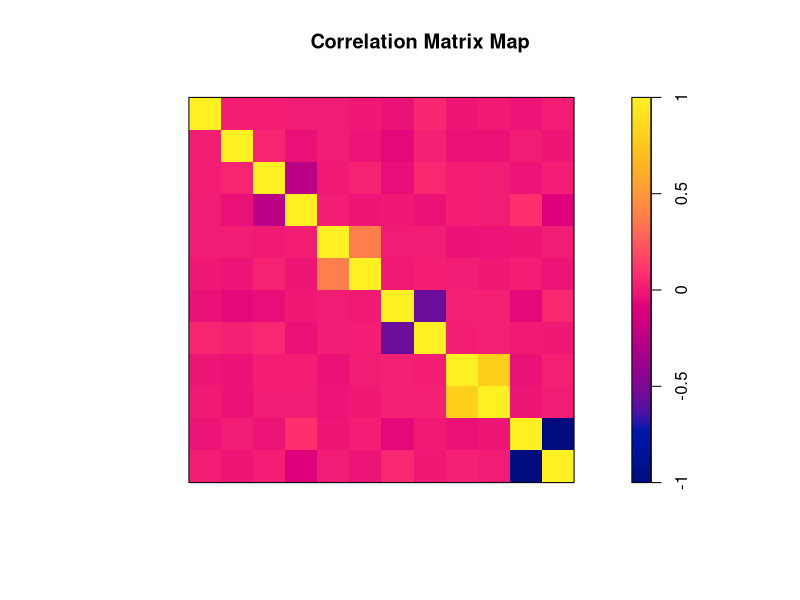
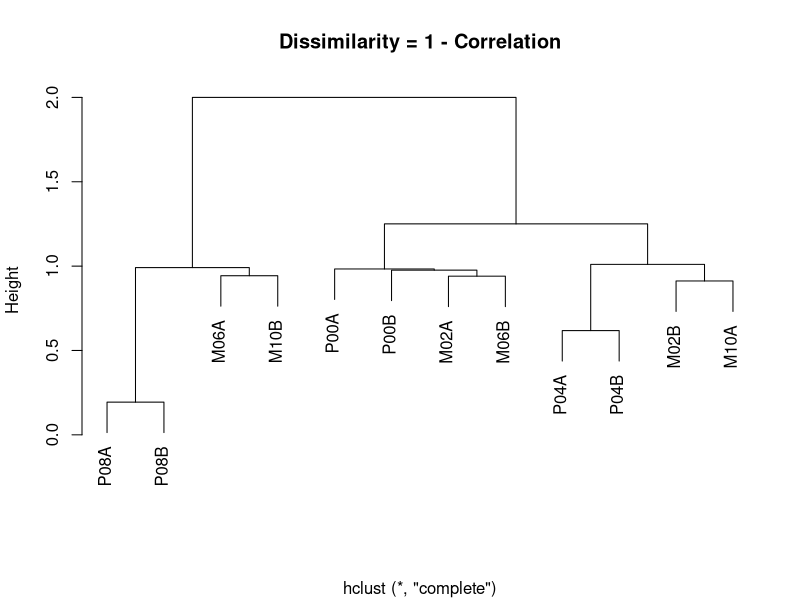
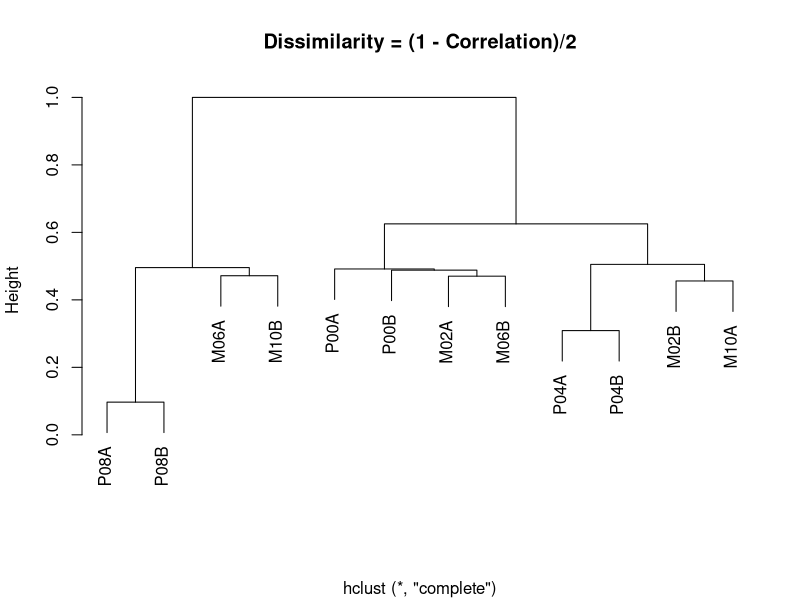
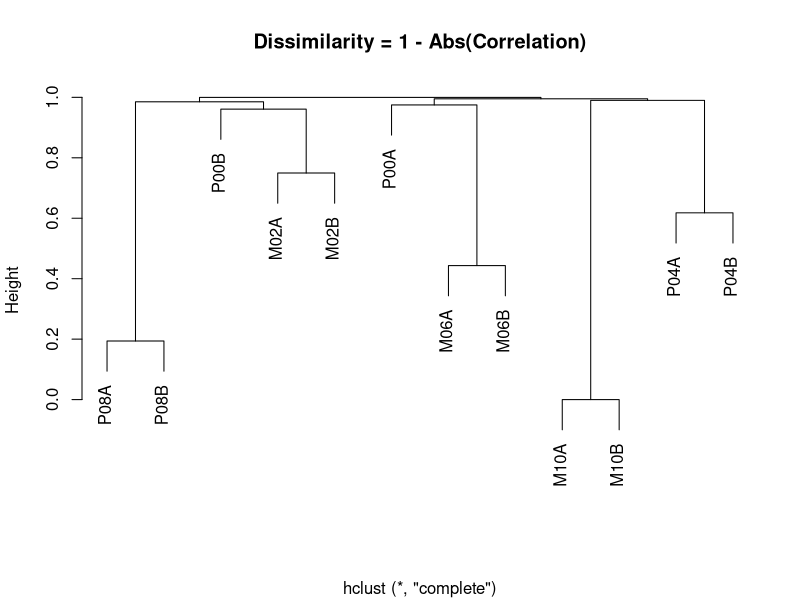
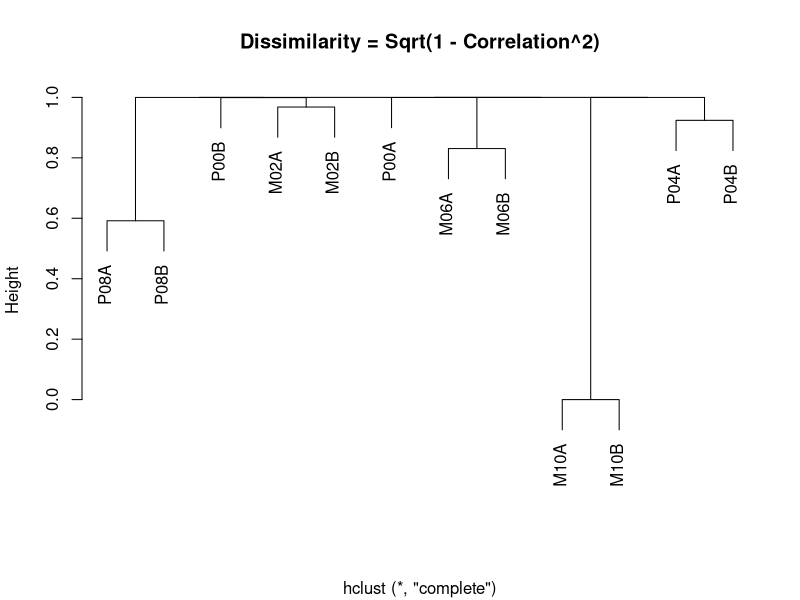
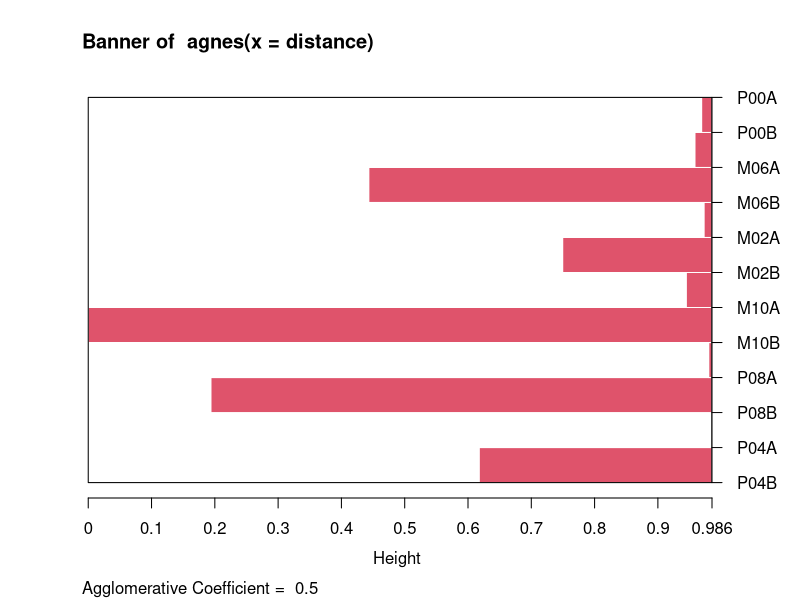
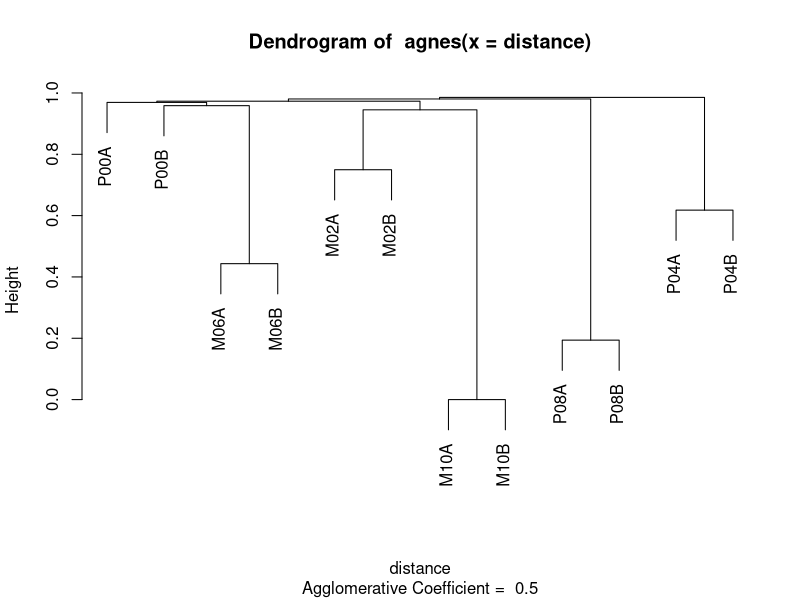
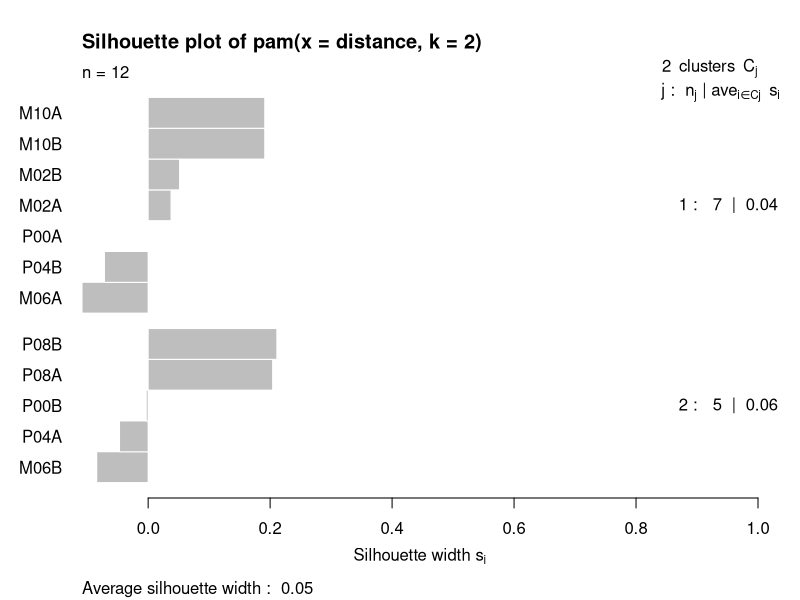

Source code (R) for these figures, in order:
# efg, Stowers Institute for Medical Research
# 29 Dec 2005
#http://research.stowers.org/mcm/efg/R/Visualization/cor-cluster/index.htm
# Explore creating hierarchical clusters using data with "known"
# correlation values.

library(mvtnorm)

# Based on R-News posting by Robin Hankin, 16 Dec 2005
# http://tolstoy.newcastle.edu.au/R/help/05/12/17693.html
CorrelatedXY <- function(N, mean1,mean2, variance1,variance2, correlation)
{
  corvar <- correlation * sqrt(variance1*variance2)
  rmvnorm(n=N,mean=c(mean1,mean2),
          sigma=matrix(c(variance1, corvar,
                         corvar,    variance2), 2,2))
}


N <- 1000
mean1 <- 2
mean2 <- 5
variance1 <- 1
variance2 <- 2

set.seed(17)

Raw <- CorrelatedXY(N, mean1, mean2, variance1, variance2, 0.0)
for (i in 1:5)
{
  Raw <- cbind(Raw, CorrelatedXY(N, mean1, mean2, variance1, variance2,
                                 (-1)^i * 0.2*i) )
  
}
colnames(Raw) <- paste(rep(c("P", "P", "M", "M"), 3),
                       sprintf("%2.2d", c(0,0,2,2,4,4,6,6,8,8,10,10)),
                       rep( c("A", "B"), 6), sep="")


# Look at correlation matrix
round( cor(Raw), 4)

corRaw <- cor(Raw)

library(spatstat)  # "im" function
plot(im(corRaw[nrow(corRaw):1,]), main="Correlation Matrix Map")


## Use correlations between variables as "distance"

dissimilarity <- 1 - cor(Raw)
distance <- as.dist(dissimilarity)
round(distance, 4)
plot(hclust(distance), main="Dissimilarity = 1 - Correlation", xlab="")

# only changes scaling
distance <- as.dist( (1 - cor(Raw))/2 )
round(distance, 4)
plot( hclust(distance), main="Dissimilarity = (1 - Correlation)/2", xlab="")

dissimilarity <- 1 - abs(cor(Raw))
distance <- as.dist(dissimilarity)
round(distance, 4)
plot(hclust(distance), main="Dissimilarity = 1 - Abs(Correlation)", xlab="")

dissimilarity <- sqrt(1 - cor(Raw)^2)
distance <- as.dist(dissimilarity)
round(distance, 4)
plot(hclust(distance), main="Dissimilarity = Sqrt(1 - Correlation^2)", xlab="")


# Go back to "best" distance metric
dissimilarity <- 1 - abs(cor(Raw))
distance <- as.dist(dissimilarity)


library(cluster)
plot(agnes(distance))

plot( pam(distance, 2))
plot( pam(distance, 6))


library(Hmisc)

plot( varclus(Raw, similarity="spearman") )
plot( varclus(Raw, similarity="pearson") )


library(pvclust)

cluster.bootstrap <- pvclust(Raw, nboot=1000, method.dist="abscor")
plot(cluster.bootstrap)
pvrect(cluster.bootstrap)

# Default "correlation" methods does not work well here
cluster.bootstrap <- pvclust(Raw, nboot=1000, method.dist="correlation")
plot(cluster.bootstrap)
pvrect(cluster.bootstrap)
